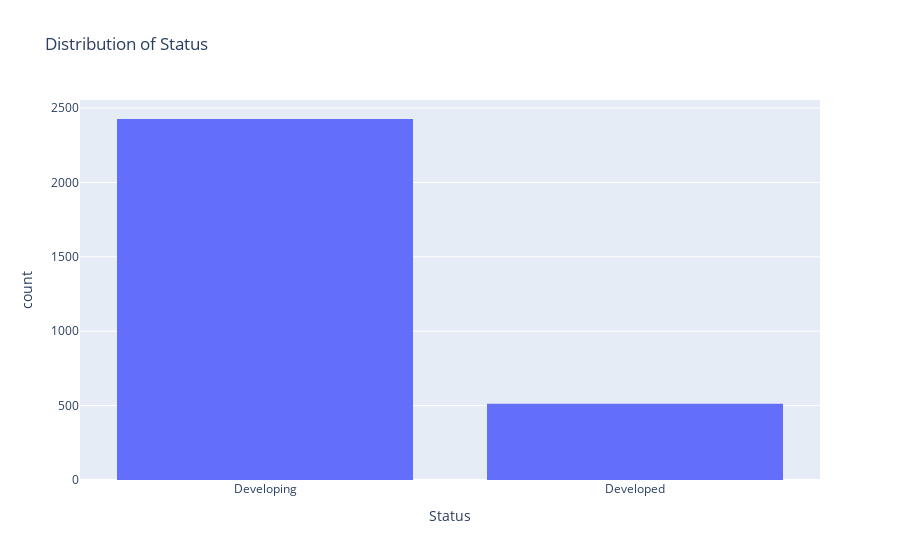

The cell this chart's notebook holds for it:
### Code cell
# Plot the distribution of the status
data = df['Status']
fig = px.histogram(data, x='Status', title='Distribution of Status')
fig.show();

### Figure 1 — Plotly figure (JSON) as saved in the notebook; plotly's stock layout.template omitted (floating-point values rounded to 4 significant figures; data arrays with more than 128 entries replaced by an {"elided": "..."} marker saying what was removed)
{"data": [{"alignmentgroup": "True", "bingroup": "x", "hovertemplate": "Status=%{x}<br>count=%{y}<extra></extra>", "legendgroup": "", "marker": {"color": "#636efa", "pattern": {"shape": ""}}, "name": "", "offsetgroup": "", "orientation": "v", "showlegend": false, "type": "histogram", "x": {"elided": "2938 str values"}, "xaxis": "x", "yaxis": "y"}], "layout": {"barmode": "relative", "legend": {"tracegroupgap": 0}, "title": {"text": "Distribution of Status"}, "xaxis": {"anchor": "y", "domain": [0, 1], "title": {"text": "Status"}}, "yaxis": {"anchor": "x", "domain": [0, 1], "title": {"text": "count"}}}}
